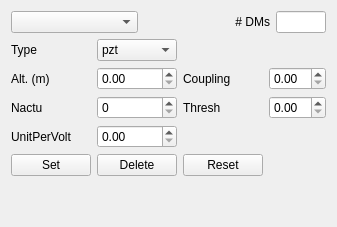
    <widget class="QWidget" name="tab_3">
     <attribute name="title">
      <string>DM</string>
     </attribute>
     <layout class="QVBoxLayout" name="verticalLayout_12">
      <item>
       <layout class="QVBoxLayout" name="verticalLayout_13">
        <item>
         <layout class="QHBoxLayout" name="horizontalLayout_9">
          <item>
           <widget class="QComboBox" name="comboBox_10"/>
          </item>
          <item>
           <widget class="QLabel" name="label_42">
            <property name="text">
             <string># DMs</string>
            </property>
            <property name="alignment">
             <set>Qt::AlignRight|Qt::AlignTrailing|Qt::AlignVCenter</set>
            </property>
           </widget>
          </item>
          <item>
           <widget class="QLineEdit" name="lineEdit_4">
            <property name="maximumSize">
             <size>
              <width>50</width>
              <height>16777215</height>
             </size>
            </property>
            <property name="readOnly">
             <bool>true</bool>
            </property>
           </widget>
          </item>
         </layout>
        </item>
        <item>
         <layout class="QGridLayout" name="gridLayout_5">
          <item row="1" column="0">
           <widget class="QLabel" name="label_36">
            <property name="text">
             <string>Alt. (m)</string>
            </property>
           </widget>
          </item>
          <item row="1" column="3">
           <widget class="QDoubleSpinBox" name="doubleSpinBox_27"/>
          </item>
          <item row="2" column="1">
           <widget class="QSpinBox" name="spinBox_6"/>
          </item>
          <item row="4" column="2">
           <widget class="QPushButton" name="pushButton_14">
            <property name="text">
             <string>Reset</string>
            </property>
           </widget>
          </item>
          <item row="4" column="1">
           <widget class="QPushButton" name="pushButton_13">
            <property name="text">
             <string>Delete</string>
            </property>
           </widget>
          </item>
          <item row="1" column="2">
           <widget class="QLabel" name="label_38">
            <property name="text">
             <string>Coupling</string>
            </property>
           </widget>
          </item>
          <item row="0" column="1">
           <widget class="QComboBox" name="comboBox_11">
            <item>
             <property name="text">
              <string>pzt</string>
             </property>
            </item>
            <item>
             <property name="text">
              <string>tt</string>
             </property>
            </item>
           </widget>
          </item>
          <item row="3" column="0">
           <widget class="QLabel" name="label_40">
            <property name="text">
             <string>UnitPerVolt</string>
            </property>
           </widget>
          </item>
          <item row="0" column="0">
           <widget class="QLabel" name="label_35">
            <property name="text">
             <string>Type</string>
            </property>
           </widget>
          </item>
          <item row="2" column="0">
           <widget class="QLabel" name="label_37">
            <property name="text">
             <string>Nactu</string>
            </property>
           </widget>
          </item>
          <item row="2" column="3">
           <widget class="QDoubleSpinBox" name="doubleSpinBox_28"/>
          </item>
          <item row="3" column="1">
           <widget class="QDoubleSpinBox" name="doubleSpinBox_29"/>
          </item>
          <item row="1" column="1">
           <widget class="QDoubleSpinBox" name="doubleSpinBox_26"/>
          </item>
          <item row="4" column="0">
           <widget class="QPushButton" name="pushButton_12">
            <property name="text">
             <string>Set</string>
            </property>
           </widget>
          </item>
          <item row="2" column="2">
           <widget class="QLabel" name="label_39">
            <property name="text">
             <string>Thresh</string>
            </property>
           </widget>
          </item>
         </layout>
        </item>
        <item>
         <spacer name="verticalSpacer">
          <property name="orientation">
           <enum>Qt::Vertical</enum>
          </property>
          <property name="sizeHint" stdset="0">
           <size>
            <width>20</width>
            <height>40</height>
           </size>
          </property>
         </spacer>
        </item>
       </layout>
      </item>
     </layout>
    </widget>
